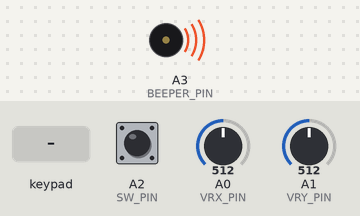
Bench run of a sketch on a simulated Arduino Uno, built with avr-gcc and run on an emulated ATmega328P. Parts: buzzer (waves = sounding). Wiring (inferred from the signals the program sends): 4×4 keypad with keys 1 2 3 A 4 5 6 B 7 8 9 C * 0 # D (labels assumed): rows pin 6, pin 7, pin 8, pin 9; columns pin 2, pin 3, pin 4, pin 5. Inputs (shaded band) come from the test bench; at power-on: A0 (VRX_PIN) = 512, A1 (VRY_PIN) = 512, A2 (SW_PIN) HIGH. What the sketch prints to the serial monitor is not drawn.

Above: at 0.01 s.
At 1.3 s:
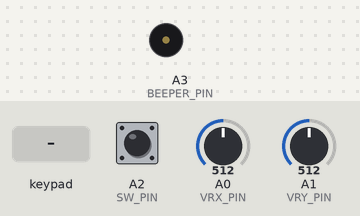
1.4 s: A0 (VRX_PIN) set to 900
3.0 s: A1 (VRY_PIN) set to 716
4.6 s: A2 (SW_PIN) pulled LOW for 0.15 s
6.2 s: key '1' pressed
7.8 s: keypad keys 1 2 pressed 0.4 s apart
10.1 s: A2 (SW_PIN) pulled LOW for 1 s
Timing chart, 0 to 13.1 s (numbered marks = the images above; inputs shaded):
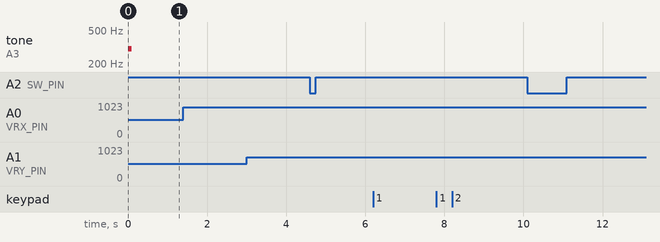

Measured:
- after the input at 1.4 s, every drawn part: stays the same
- after the input at 3.0 s, every drawn part: stays the same
- after the input at 4.6 s, every drawn part: stays the same
- after the input at 6.2 s, every drawn part: stays the same
- after the input at 7.8 s, every drawn part: stays the same
- after the input at 10.1 s, every drawn part: stays the same

The sketch:

Ez-GoBLE-Gamepad.ino
```cpp
//#define __DEBUG__
//#define __CC2540_MASTER__

// baud rate must match the setting of UART modules(HC-05,BT-05,HM-10 and etc)
#define BAUD 115200
//#define BAUD 38400

#define Console Serial
#ifdef __DEBUG__
#include <SoftwareSerial.h>
SoftwareSerial BlueTooth(A5, A4);
#else
#define BlueTooth Serial
#endif

//
#define DEFAULTPACKLENGTH  10
//
#define BUTTON_PRESSED_INDEX 3
#define BUTTON_ID_INDEX 5
#define JOY_X_INDEX 7
#define JOY_Y_INDEX 6
#define CHECK_SUM_INDEX 10
//
// pins for matrix switches
#define MATRIX_ROW_START 6 // pin 6 to 9
#define MATRIX_NROW 4
#define MATRIX_COL_START 2 // pin 2 to 5
#define MATRIX_NCOL 4

// joystick
#define VRX_PIN   A0
#define VRY_PIN   A1
#define SW_PIN    A2
//
#define BEEPER_PIN A3

void setup() {
  Console.begin(BAUD);
  while (!Console); // wait for serial port to connect. Needed for native USB port only
#ifdef __DEBUG__
  Console.println("started!");
#endif

  //
  pinMode(SW_PIN, INPUT);
  digitalWrite(SW_PIN, HIGH);
  //
#ifdef __DEBUG__
  BlueTooth.begin(BAUD);
#endif
  //
#ifdef __CC2540_MASTER__
  bleConnect();
#endif
  tone(BEEPER_PIN, 300);
  delay(100);
  noTone(BEEPER_PIN);
}

void loop() {
  boolean sw1ButtonState = false;
  static boolean sw1PrevButtonState = true;
  static long cmdPeriod = 0;
  int row = -1, col = -1;
  int longClick = 0;
  int joy_x;
  int joy_y;
  byte packet[DEFAULTPACKLENGTH] = {
    0x55, 0xAA, // header
    0x11, // address, unused.
    0x00, // is a button pressed?
    0x00, // unused
    0x00, // button id
    128,  // joystick X
    128,  // joystick Y
    0, 0 // unused
  };

#ifdef __CC2540_MASTER__
  // reconstruct packet due to somehow it is corrupted after calling bleConnect(),
  packet[0] = 0x55;
  packet[1] = 0xAA;
  packet[2] = 0x11;
  packet[3] = 0x00;
  packet[4] = 0x00;
#endif

  int key = scanmatrix(&longClick);
  if (key >= 0) {
    packet[BUTTON_PRESSED_INDEX] = 1;
    switch (key) {
      case 0:
      case 4:
      case 8: packet[BUTTON_ID_INDEX] = 1;
        break;
      case 1:
      case 5:
      case 9: packet[BUTTON_ID_INDEX] = 2;
        break;
      case 2:
      case 6:
      case 10: packet[BUTTON_ID_INDEX] = 3;
        break ;
      case 3:
      case 7:
      case 11: packet[BUTTON_ID_INDEX] = 4;
        break;
      case 12: packet[BUTTON_ID_INDEX] = 5;
        break;
      case 13: packet[BUTTON_ID_INDEX] = 6;
        break;
    }
  }
  joy_x = map(analogRead(VRY_PIN), 0, 1023, 255, 0);
  joy_y = map(analogRead(VRX_PIN), 0, 1023, 255, 0);
  packet[JOY_X_INDEX] = abs(joy_x - 128) < 10 ? 128 : joy_x;
  packet[JOY_Y_INDEX] = abs(joy_y - 128) < 10 ? 128 : joy_y;
  sw1ButtonState = digitalRead(SW_PIN);
  if (!sw1ButtonState) {
    packet[BUTTON_ID_INDEX] = 6;
    packet[BUTTON_PRESSED_INDEX] = 1;
  }
  //  if (sw1ButtonState != sw1PrevButtonState) {
  //    if (!sw1ButtonState) {
  //      packet[BUTTON_ID_INDEX] = 5;
  //      packet[BUTTON_PRESSED_INDEX] = 1;
  //      cmdPeriod=0;
  //    }
  //    sw1PrevButtonState = sw1ButtonState;
  //  }
  if (millis() >= cmdPeriod) {
    sendPacket(packet);
    cmdPeriod = millis() + 200;
  }
}

void sendPacket(byte *packet) {
  unsigned int checksum = 0;
  static byte prev_packet[DEFAULTPACKLENGTH];

  if (memcmp(packet, prev_packet, DEFAULTPACKLENGTH) == 0) {
    return;
  }
  memcpy(prev_packet, packet, DEFAULTPACKLENGTH);
  for (int i = 0; i < DEFAULTPACKLENGTH; i++) {
    if (i == BUTTON_PRESSED_INDEX && packet[i] == 0) continue;
    BlueTooth.write(packet[i]);
    checksum += packet[i];
  }
  checksum = (checksum % 256);
  BlueTooth.write(checksum);
}

int scanmatrix(int *longClick) {
  static int priorMatrix = -1;
  static long curMatrixStartTime = 0;

  *longClick = 0;
  // we will energize row lines then read column lines
  // first set all rows to high impedance mode
  for (int row = 0; row < MATRIX_NROW; row++) {
    pinMode(MATRIX_ROW_START + row, INPUT);
  }
  // set all columns to pullup inputs
  for (int col = 0; col < MATRIX_NCOL; col++) {
    pinMode(MATRIX_COL_START + col, INPUT_PULLUP);
  }

  // read each row/column combo until we find one that is active
  for (int row = 0; row < MATRIX_NROW; row++) {
    // set only the row we're looking at output low
    pinMode(MATRIX_ROW_START + row, OUTPUT);
    digitalWrite(MATRIX_ROW_START + row, LOW);

    for (int col = 0; col < MATRIX_NCOL; col++) {
      delayMicroseconds(100);
      if (digitalRead(MATRIX_COL_START + col) != LOW) {
        continue;
      }
      // we found the first pushed button
      int curmatrix = row * MATRIX_NROW + col;
      //
      int clicktime = millis() - curMatrixStartTime;
      if (curmatrix != priorMatrix) {
        curMatrixStartTime = millis();
        priorMatrix = curmatrix;
        *longClick = 0;
      } else if (clicktime > 500) {
        // User has been holding down the same button continuously for a long time
        if (clicktime > 3000) {
          *longClick = 2;
        } else {
          *longClick = 1;
        }

      }
      return curmatrix;
    }
    pinMode(MATRIX_ROW_START + row, INPUT); // set back to high impedance
  }

  return -1;
}

#ifdef __CC2540_MASTER__
// for CC2540 BLE to UART modules such as BT05,HM-10, in master mode
boolean bleConnect() {
  char buf[32];
  int c = 0;
  bool connected = false;
  long timeout = millis() + 6000;
  long beepTimeout = millis() + 1000;

#ifdef __DEBUG__
  Console.println("Init BLE data mode...");
#endif
  BlueTooth.print("AT+INQ\r\n");
  while (!connected) {
    if (millis() >= beepTimeout) {
      beepTimeout = millis() + 1000;
      Console.print(".");
    }
    if (millis() >= timeout) {
      break;
    }
    if (!BlueTooth.available()) continue;
    int ch = BlueTooth.read();
    if (ch == 0x0d) continue;
    if (ch == 0x0a) { // NL char, recevied end of string
      buf[c] = 0; c = 0;
#ifdef __DEBUG__
      Console.println(buf);
#endif
      if (strcmp(buf, "+INQE") == 0) {
        BlueTooth.print("AT+CONN1\r\n");
      } else if (strcmp(buf, "+Connected") == 0) {
        connected = true;
      }
    } else
      buf[c++] = ch;
  }
  return connected;
}
#endif
```
